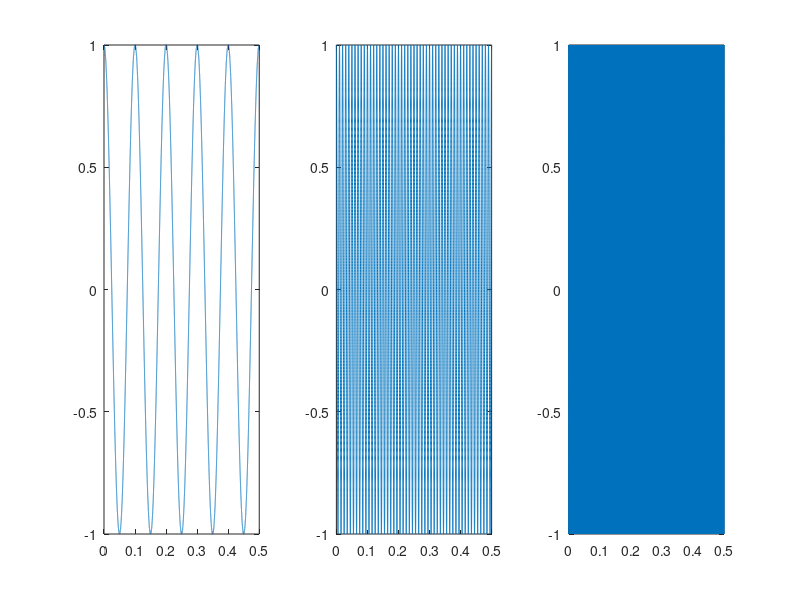
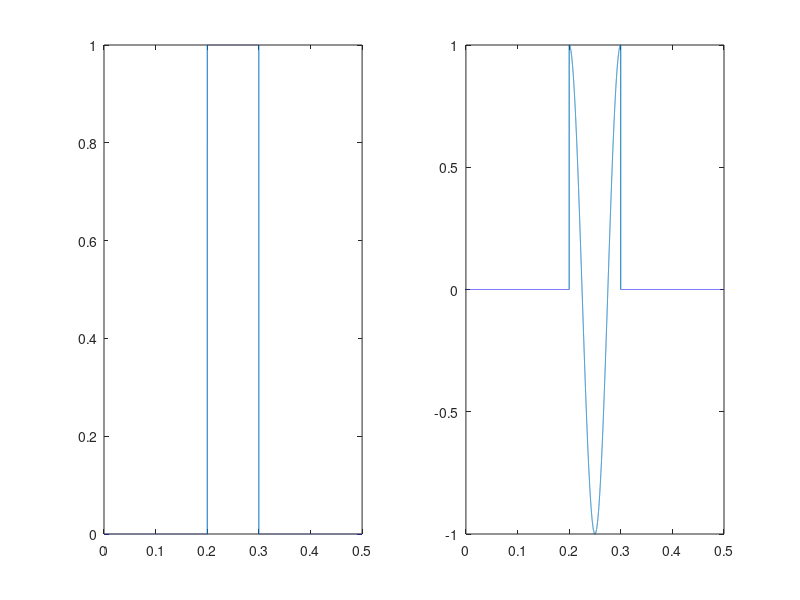

MATLAB code to generate these figures, in order:
% Bai 1:
Ts = 0.00001;
t = 0:Ts:0.5;
A = 1;
phi = pi / 2;
%-------------------------%
% 1.1:
figure(1);
% f = 10Hz
f = 10;
s = A*sin(2*pi*f*t + phi);
subplot(1,3,1);
plot(t,s);
% f = 100Hz
f = 100;
s = A*sin(2*pi*f*t + phi);
subplot(1,3,2);
plot(t,s);
% f = 1kHz
f = 1000;
s = A*sin(2*pi*f*t + phi);
subplot(1,3,3);
plot(t,s);
%-------------------------%
% 1.2:
figure(2);
f = 10;
for i = 1:numel(t)
  if t(i) >= 0.2 && t(i) <= 0.3
    s(i) = 1;
  else
    s(i) = 0;
  end
end
subplot(1,2,1);
plot(t,s);
s = s.*sin(2*pi*f*t + phi);
subplot(1,2,2);
plot(t,s);